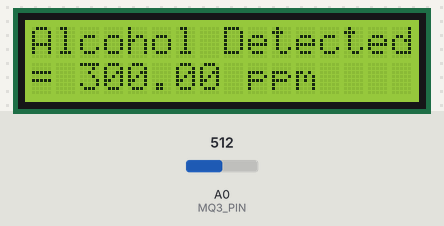
Bench run of a sketch on a simulated Arduino Uno, built with avr-gcc and run on an emulated ATmega328P. Parts: 16×2 character LCD. Inputs (shaded band) come from the test bench; at power-on: A0 (MQ3_PIN) = 512. What the sketch prints to the serial monitor is not drawn.

Above: at 1.2 s.
1.3 s: A0 (MQ3_PIN) set to 486
At 2.5 s:
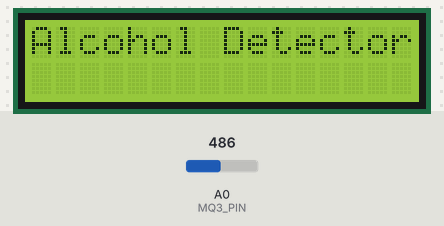
Timing chart, 0 to 4.3 s (numbered marks = the images above; inputs shaded):
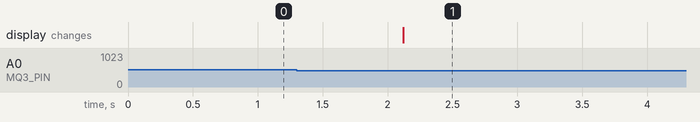

Measured:
- the behaviour switches between 496 and 495 on A0 (MQ3_PIN) (found by bisection; images 0 and 1)
- after the input at 1.3 s, the display: changes after 0.82 s (image 1)

The sketch:

AlcoholDetection.ino
```cpp
#include <Wire.h>
#include <LiquidCrystal_I2C.h>

LiquidCrystal_I2C lcd(0x27, 16, 2);  // Address 0x27 for a 16x2 I2C LCD
const int MQ3_PIN = A0;              // Analog pin connected to the MQ-3 sensor

void setup() {
  Serial.begin(9600);
  // lcd.begin(16, 2);
  lcd.init();
  lcd.backlight();
  lcd.setCursor(1, 0);

  lcd.clear();
}

void loop() {
  int sensorValue = analogRead(MQ3_PIN);
  float voltage = sensorValue * (5.0 / 1024.0);  // Convert ADC value to voltage

  // Calculate alcohol concentration in ppm
  float alcoholValue = (voltage - 0.1) * 100.0 / (0.8);
  // checking the condition
  Serial.print("Alcohol Concentration: ");
  Serial.print(alcoholValue);
  Serial.println(" ppm");
  if (alcoholValue > 290) {
    displayAlcoholConcentration(alcoholValue);
    delay(2000);
  } else {
    lcd.clear();
    lcd.print("Alcohol Detector!!");
    delay(9000);
  }
}
void displayAlcoholConcentration(float concentration) {
  lcd.clear();
  lcd.print("Alcohol Detected ");
  lcd.setCursor(0, 1);
  lcd.print("= ");
  lcd.print(concentration);
  lcd.print(" ppm");
}
```
